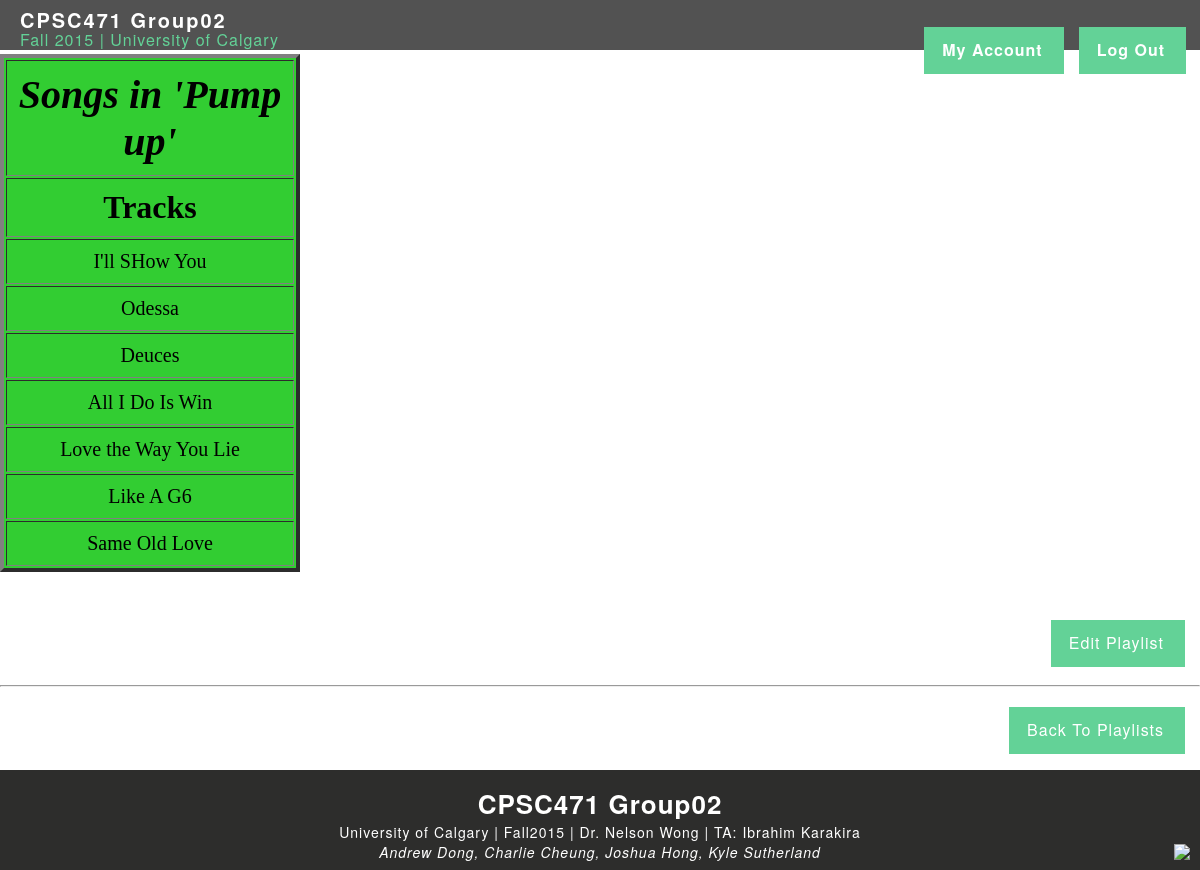
Screenshot of /getPlaylist.php?link=Pump up (signed in) with the database file from the repository.
### tables this page shows
CREATE TABLE IF NOT EXISTS `song` (
  `trackID` int(5) NOT NULL AUTO_INCREMENT,
  `sample` char(255) DEFAULT NULL,
  `songName` char(255) NOT NULL,
  `genre` varchar(255) NOT NULL,
  `Length` varchar(255) NOT NULL,
  `remixTrackNo` int(5) DEFAULT NULL,
  `uid` int(5) DEFAULT NULL,
  `AID` int(5) NOT NULL,
  PRIMARY KEY (`trackID`)
);

### html/getPlaylist.php (the view, shortened to what this page needs)
<?php (include "requireslogin.php");
	include("header.php");
    $playlist_name = $_GET['link'];
    $songs = "SELECT s.songName
                    FROM song s, contain c
                    WHERE c.TID=s.trackID AND c.Pname='$playlist_name'";
    if($result = mysqli_query($link, $songs))
    {
        echo "<table cellpadding='10' border='4' style='width:25%;background-color:LimeGreen;'>";
            echo "<tr>";
                echo "<th style='font-size:250%'><i>Songs in '$playlist_name'</i></th>";
            echo "</tr>";
            echo "<tr>";
                echo'<td style="font-size:200%;text-align:center"><b>Tracks</b></td>';
            echo"</tr>";
        while($row = mysqli_fetch_array($result))
        {
            echo "<tr>";
                echo '<td style="text-align:center;font-size:125%">' . $row['songName']. "</td>";
            echo "</tr>";
        }
        echo "</table>";
    }
    echo "<br/>";
    echo "<br/>";
    echo "<br/>";
    echo "<div id='userbuttons' align='right'><a href='editPlaylist.php?link=" . $playlist_name . "'>Edit Playlist</a></div>";
    echo "<br/>";
    echo "<hr/>";
    echo "<br/>";
    echo "<div id='userbuttons' align='right'><a href='playlists.php'>Back To Playlists</a></div>";
    include("footer.php");
?>

### html/header.php (style rules this page uses)
body { margin: 0px; padding: 0px; background:#fff url('http://i65.tinypic.com/2lc8so5.png') fixed; }
#userbuttons { position:relative; z-index:999; margin-top:5px; margin-bottom:5px; right:0px; }
#userbuttons a { text-decoration:none; text-transform:none; margin-right:15px; letter-spacing:1px; padding:10px 20px 12px 17px; font-size:16px; font-family: 'Helvetica Neue', Helvetica, Arial, sans-serif; color:#fff; background:#63d297; -webkit-transition: 0.8s ease; transition: 0.8s ease; -moz-transition: 0.8s ease; -o-transition: 0.8s ease; border:1px solid #63d297; }

### rows the page displays
song: songName "I'll SHow You"
song: songName "Odessa"
song: songName "Deuces"
song: songName "All I Do Is Win"
song: songName "Love the Way You Lie"
song: songName "Like A G6"
song: songName "Same Old Love"

### other values shown
$playlist_name "Pump up"
